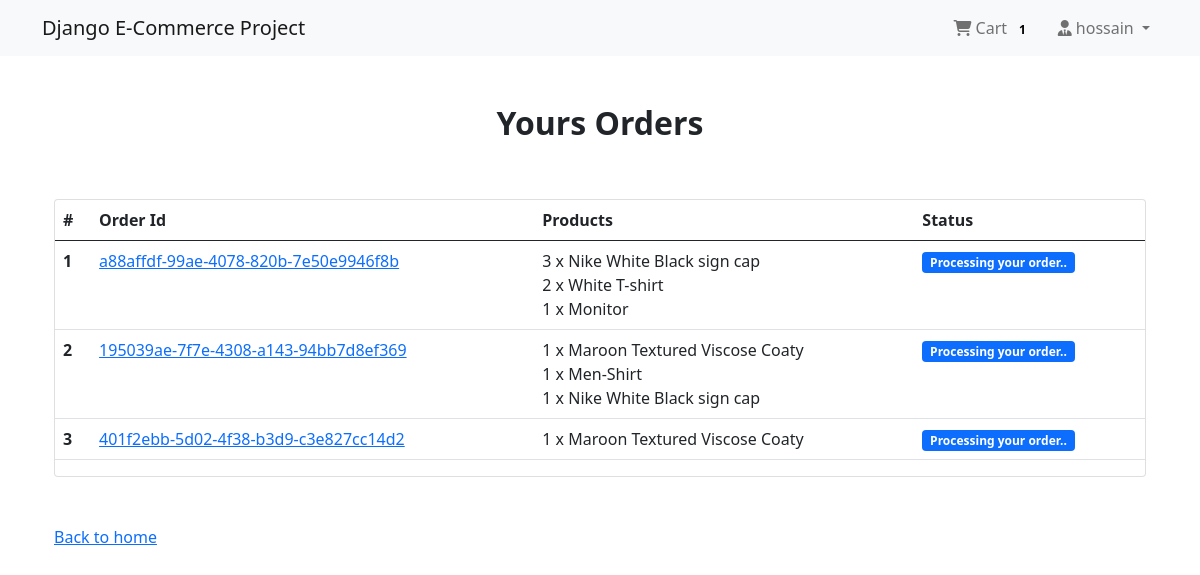
Page /payment/oders/ (signed in) on the committed database.
### App_Login/models.py (models this page shows, shortened)
class User(AbstractBaseUser , PermissionsMixin):
        email = models.EmailField(unique=True , null=False)
        is_staff = models.BooleanField(
            _('staff status'),
            default=False,
            help_text= _('Designates whether the user can log in this site')
        )
        is_active = models.BooleanField(
            _('active'),
            default=True,
            help_text=_('Designates whether this shuold be treated as active. Unselect this instead of deleting account.'),
        )
        USERNAME_FIELD = 'email'
        objects = MyUserManager()

class Profile(models.Model) :
     user = models.OneToOneField(User , on_delete=models.CASCADE , related_name="profile")
     username = models.CharField(max_length=25, blank=True)
     full_name = models.CharField(max_length=100 , blank=True)
     address_1 = models.TextField(max_length=300 , blank=True)
     city = models.CharField(max_length=100 , blank=True)
     zipcode = models.CharField(max_length=10 , blank=True)
     country = models.CharField(max_length=100 , blank=True)
     phone = models.CharField(max_length=20 , blank=True)
     date_joined = models.DateTimeField(auto_now_add=True)

### App_Order/models.py (models this page shows, shortened)
class Order(models.Model):
    orderitems = models.ManyToManyField(Cart)
    user = models.ForeignKey(settings.AUTH_USER_MODEL, on_delete=models.CASCADE, related_name='orders')
    ordered = models.BooleanField(default=False)
    created = models.DateTimeField(auto_now_add=True)
    paymentId = models.CharField(max_length=264, blank=True, null=True)
    orderId = models.CharField(max_length=200, blank=True, null=True)

class Cart(models.Model):
    user = models.ForeignKey(settings.AUTH_USER_MODEL, on_delete=models.CASCADE, related_name='cart')
    item = models.ForeignKey(Product, on_delete=models.CASCADE, related_name='cart')
    quantity = models.IntegerField(default=1)
    purchased = models.BooleanField(default=False)
    created = models.DateTimeField(auto_now_add=True)
    updated = models.DateTimeField(auto_now=True)
    def __str__(self):
        return f'{self.quantity} x {self.item}'

### App_Shop/models.py (models this page shows)
class Product(models.Model):
    mainimage = models.ImageField(upload_to='Products')
    name = models.CharField(max_length=264)
    category = models.ForeignKey(Category , on_delete=models.CASCADE , related_name='category')
    preview_text = models.TextField(max_length=200 , verbose_name='Preview Text')
    details_text = models.TextField(max_length=1000 , verbose_name='Description')
    price = models.FloatField()
    old_price = models.FloatField(default=0.00)
    created = models.DateTimeField(auto_now_add=True)
    def __str__(self) :
        return self.name
    class Meta :
        ordering = ('-created',)

### App_Payment/views.py (the view)
# urls.py: path('oders/' , views.order_view , name='orders')
@login_required
def order_view(request) :
    try:
        orders = Order.objects.filter(user=request.user , ordered=True)
        context = {'orders' : orders}
    except :
        messages.warning(request , 'You do not have active order!')
        return redirect('App_Shop:home')
    return render(request , 'App_Payment/order.html' , context)

### App_Order/templatetags/cart_tag.py (called while the page is built)
@register.filter
def get_total(user):
    order = Order.objects.filter(user = user , ordered=False)
    if order.exists():
        return order[0].orderitems.count()
    else :
        return 0

### templates/App_Payment/order.html
{% extends 'base.html' %}
{% block body_block %}
  <div class="container mt-5">
    <h2 class="text-center"><strong>Yours Orders</strong></h2>
    <div class="row">
        <div class="col-md-12">
            <div class="card mt-5" style="height: auto;">
                <div class="table-responsive">
                    <table class="table">
                        <thead>
                            <tr>
                                <th scope="col">#</th>
                                <th scope="col">Order Id</th>
                                <th scope="col">Products</th>
                                <th scope="col">Status</th>
                            </tr>
                        </thead>
                        <tbody>
                            {% for order in orders %}
                            <tr>
                                <th scope="row">{{forloop.counter}}</th>
                                <td ><a href="">{{order.orderId}}</a></td>
                                <td>
                                    {% for item in order.orderitems.all %} {{item}} <br> {% endfor %}
                                </td>
                                <td><span class="badge bg-primary">Processing your order..</span></td>
                            </tr>
                            {% endfor %}
                        </tbody>
                    </table>
                </div>
            </div>
            <div class="col-md-12 my-5 content">
                <a href="{% url 'App_Shop:home' %}">Back to home</a>
            </div>
        </div>
    </div>
  </div>
{% endblock body_block %}

### templates/navbar.html (shortened to what this page needs)
{% load cart_tag %}
<nav class="navbar navbar-expand-lg navbar-light bg-light">
    <div class="container">
        <a class="navbar-brand" href="{% url 'App_Shop:home' %}">Django E-Commerce Project</a>
        <div class="collapse navbar-collapse" id="navbarNav">
            <ul class="navbar-nav ms-auto">
                {% if request.user.is_authenticated %}
                <li class="nav-item">
                    <a class="nav-link" href="{% url 'App_Order:cart' %}"><i class="fa fa-shopping-cart"></i> Cart
                    <span class="badge badge-light" style="color: black;">{{request.user | get_total}}</span></a>
                </li>
                <li class="nav-item dropdown ms-2">
                    <a class="nav-link dropdown-toggle" href="#" id="navbarDropdown" role="button" data-bs-toggle="dropdown" aria-expanded="false">
                        <i class="fas fa-user-tie"></i> {{ request.user.profile.username }}
                    </a>
                </li>
                {% else %}
                <li class="nav-item">
                    <a href="{% url 'App_Login:login' %}" class="btn btn-primary">
                        <i class="fas fa-sign-in-alt"></i> Login
                    </a>
                </li>
                {% endif %}
            </ul>
        </div>
    </div>
</nav>

### templates/base.html (style rules this page uses)
.card { height: 350; }

### rows in the picture
User: user|get_total "1", user.profile.username "hossain"
Order: orderId "a88affdf-99ae-4078-820b-7e50e9946f8b"
Cart: quantity+item "3 x Nike White Black sign cap"
Cart: quantity+item "2 x White T-shirt"
Cart: quantity+item "1 x Monitor"
Order: orderId "195039ae-7f7e-4308-a143-94bb7d8ef369"
Cart: quantity+item "1 x Maroon Textured Viscose Coaty"
Cart: quantity+item "1 x Men-Shirt"
Cart: quantity+item "1 x Nike White Black sign cap"
Order: orderId "401f2ebb-5d02-4f38-b3d9-c3e827cc14d2"
Cart: quantity+item "1 x Maroon Textured Viscose Coaty"
